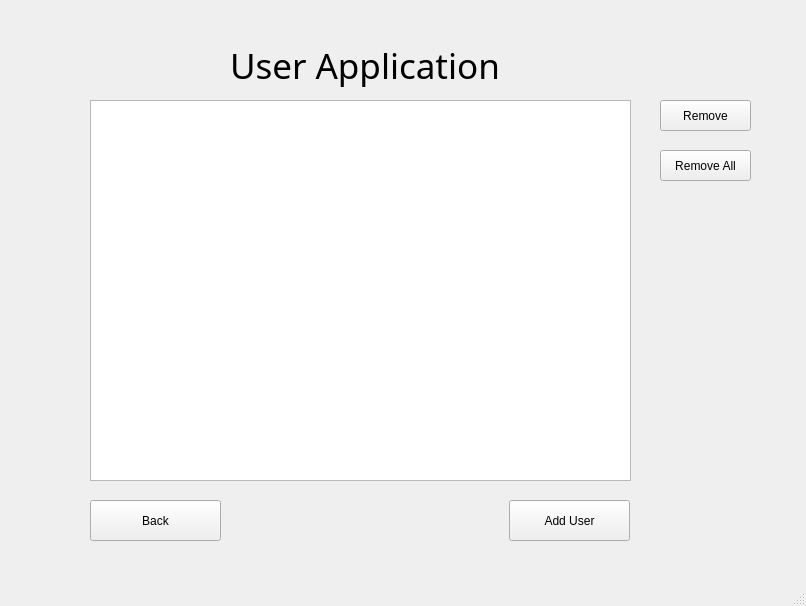
<?xml version="1.0" encoding="UTF-8"?>
<ui version="4.0">
 <class>MainWindow</class>
 <widget class="QMainWindow" name="MainWindow">
  <property name="geometry">
   <rect>
    <x>0</x>
    <y>0</y>
    <width>806</width>
    <height>606</height>
   </rect>
  </property>
  <property name="windowTitle">
   <string>MainWindow</string>
  </property>
  <widget class="QWidget" name="centralwidget">
   <widget class="QStackedWidget" name="stackedWidget">
    <property name="geometry">
     <rect>
      <x>0</x>
      <y>0</y>
      <width>811</width>
      <height>581</height>
     </rect>
    </property>
    <property name="currentIndex">
     <number>1</number>
    </property>
    <widget class="QWidget" name="page">
     <widget class="QLabel" name="label">
      <property name="geometry">
       <rect>
        <x>230</x>
        <y>30</y>
        <width>331</width>
        <height>71</height>
       </rect>
      </property>
      <property name="font">
       <font>
        <family>Stencil</family>
        <pointsize>26</pointsize>
       </font>
      </property>
      <property name="text">
       <string>User Application</string>
      </property>
     </widget>
     <widget class="QPushButton" name="AddUserBtn">
      <property name="geometry">
       <rect>
        <x>300</x>
        <y>190</y>
        <width>181</width>
        <height>61</height>
       </rect>
      </property>
      <property name="font">
       <font>
        <family>Stencil</family>
        <pointsize>16</pointsize>
       </font>
      </property>
      <property name="text">
       <string>Add User</string>
      </property>
     </widget>
     <widget class="QPushButton" name="ViewUserBtn">
      <property name="geometry">
       <rect>
        <x>300</x>
        <y>330</y>
        <width>181</width>
        <height>61</height>
       </rect>
      </property>
      <property name="font">
       <font>
        <family>Stencil</family>
        <pointsize>16</pointsize>
       </font>
      </property>
      <property name="text">
       <string>View User</string>
      </property>
     </widget>
    </widget>
    <widget class="QWidget" name="page_3">
     <widget class="QLabel" name="Title3">
      <property name="geometry">
       <rect>
        <x>230</x>
        <y>30</y>
        <width>331</width>
        <height>71</height>
       </rect>
      </property>
      <property name="font">
       <font>
        <family>Stencil</family>
        <pointsize>26</pointsize>
       </font>
      </property>
      <property name="text">
       <string>User Application</string>
      </property>
     </widget>
     <widget class="QListWidget" name="UserList">
      <property name="geometry">
       <rect>
        <x>90</x>
        <y>100</y>
        <width>541</width>
        <height>381</height>
       </rect>
      </property>
     </widget>
     <widget class="QPushButton" name="RemoveBtn">
      <property name="geometry">
       <rect>
        <x>660</x>
        <y>100</y>
        <width>91</width>
        <height>31</height>
       </rect>
      </property>
      <property name="text">
       <string>Remove</string>
      </property>
     </widget>
     <widget class="QPushButton" name="RemoveAllBtn">
      <property name="geometry">
       <rect>
        <x>660</x>
        <y>150</y>
        <width>91</width>
        <height>31</height>
       </rect>
      </property>
      <property name="text">
       <string>Remove All</string>
      </property>
     </widget>
     <widget class="QPushButton" name="BackBtn3">
      <property name="geometry">
       <rect>
        <x>90</x>
        <y>500</y>
        <width>131</width>
        <height>41</height>
       </rect>
      </property>
      <property name="text">
       <string>Back</string>
      </property>
     </widget>
     <widget class="QPushButton" name="pushButton">
      <property name="geometry">
       <rect>
        <x>509</x>
        <y>500</y>
        <width>121</width>
        <height>41</height>
       </rect>
      </property>
      <property name="text">
       <string>Add User</string>
      </property>
     </widget>
    </widget>
    <widget class="QWidget" name="page_2">
     <widget class="QLabel" name="Title2">
      <property name="geometry">
       <rect>
        <x>230</x>
        <y>30</y>
        <width>331</width>
        <height>71</height>
       </rect>
      </property>
      <property name="font">
       <font>
        <family>Stencil</family>
        <pointsize>26</pointsize>
       </font>
      </property>
      <property name="text">
       <string>User Application</string>
      </property>
     </widget>
     <widget class="QLabel" name="UserNameLabel">
      <property name="geometry">
       <rect>
        <x>140</x>
        <y>130</y>
        <width>151</width>
        <height>31</height>
       </rect>
      </property>
      <property name="font">
       <font>
        <pointsize>16</pointsize>
       </font>
      </property>
      <property name="text">
       <string>User Name</string>
      </property>
     </widget>
     <widget class="QLineEdit" name="UserNameLine">
      <property name="geometry">
       <rect>
        <x>140</x>
        <y>180</y>
        <width>491</width>
        <height>31</height>
       </rect>
      </property>
     </widget>
     <widget class="QLabel" name="EmailLabel">
      <property name="geometry">
       <rect>
        <x>140</x>
        <y>230</y>
        <width>121</width>
        <height>31</height>
       </rect>
      </property>
      <property name="font">
       <font>
        <pointsize>16</pointsize>
       </font>
      </property>
      <property name="text">
       <string>Email</string>
      </property>
     </widget>
     <widget class="QLineEdit" name="EmailLine">
      <property name="geometry">
       <rect>
        <x>140</x>
        <y>270</y>
        <width>491</width>
        <height>31</height>
       </rect>
      </property>
     </widget>
     <widget class="QPushButton" name="BackBtn2">
      <property name="geometry">
       <rect>
        <x>140</x>
        <y>360</y>
        <width>141</width>
        <height>41</height>
       </rect>
      </property>
      <property name="text">
       <string>Back</string>
      </property>
     </widget>
     <widget class="QPushButton" name="pushButton_2">
      <property name="geometry">
       <rect>
        <x>490</x>
        <y>360</y>
        <width>141</width>
        <height>41</height>
       </rect>
      </property>
      <property name="text">
       <string>Add</string>
      </property>
     </widget>
    </widget>
   </widget>
  </widget>
  <widget class="QMenuBar" name="menubar">
   <property name="geometry">
    <rect>
     <x>0</x>
     <y>0</y>
     <width>806</width>
     <height>21</height>
    </rect>
   </property>
  </widget>
  <widget class="QStatusBar" name="statusbar"/>
 </widget>
 <resources/>
 <connections/>
</ui>
